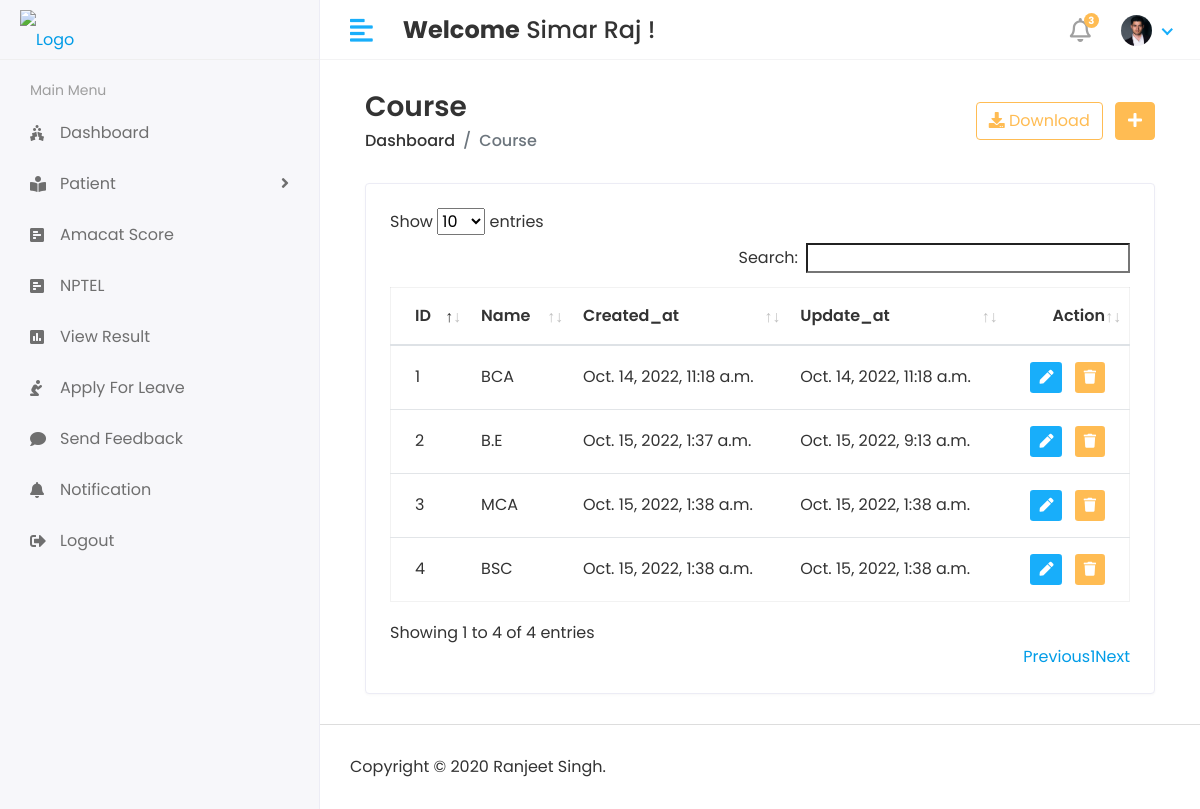
The app's page /Hod/Course/View (signed in) with its own data.
### members/models.py (models this page shows, shortened)
class CustomUser(AbstractUser):
    USER = (
        (1,'HOD'),
        (2,'STAFF'),
        (3,'STUDENT'),
    )
    user_type = models.CharField(choices=USER, max_length = 50, default = 1)
    profile_pic = models.ImageField(upload_to='media/profile_pic')

class Course(models.Model):
    name = models.CharField(max_length = 100)
    created_at = models.DateTimeField(auto_now_add = True)
    update_at = models.DateTimeField(auto_now = True)

### student_management_system/Hod_views.py (the view)
# urls.py: path('Hod/Course/View', Hod_views.VIEW_COURSE, name = 'view_course'),
@login_required(login_url='/')
def VIEW_COURSE(request):
    course = Course.objects.all()
    context = {
        'course': course
    }
    return render(request, 'Hod/view_course.html',context)

### templates/Hod/view_course.html (shortened to what this page needs)
{% extends 'base.html' %}
{% block content %}
<div class="content container-fluid">
    <div class="page-header">
       <div class="row align-items-center">
          <div class="col">
             <h3 class="page-title">Course</h3>
             <ul class="breadcrumb">
                <li class="breadcrumb-item"><a href="index.html">Dashboard</a></li>
                <li class="breadcrumb-item active">Course</li>
             </ul>
          </div>
          <div class="col-auto text-right float-right ml-auto">
             <a href="#" class="btn btn-outline-primary mr-2"><i class="fas fa-download"></i> Download</a>
             <a href="add-student.html" class="btn btn-primary"><i class="fas fa-plus"></i></a>
          </div>
       </div>
    </div>
    <div class="row">
       <div class="col-sm-12">
          <div class="card card-table">
             <div class="card-body">
                <div class="table-responsive">
                   <table id="table_id" class="table table-hover table-center mb-0 ">
                      <thead>
                         <tr>
                            <th>ID</th>
                            <th>Name</th>
                            <th>Created_at</th>
                            <th>Update_at</th>
                            <th class="text-right">Action</th>
                         </tr>
                      </thead>
                      <tbody>
                        {% for i in course %}
                         <tr>
                            <td>{{i.id}}</td>
                            <td>{{i.name}}</td>
                            <td>{{i.created_at}}</td>
                            <td>{{i.update_at}}</td>
                            <td class="text-right">
                               <div class="actions">
                                  <a href="{% url 'edit_course' i.id %}" class="btn btn-sm bg-success-light mr-2">
                                  <i class="fas fa-pen"></i>
                                  </a>
                                  <a href="{% url 'delete_course' i.id %}" class="btn btn-sm bg-danger-light">
                                  <i class="fas fa-trash"></i>
                                  </a>
                               </div>
                            </td>
                         </tr>
                         {% endfor %}
                      </tbody>
                   </table>
                </div>
             </div>
          </div>
       </div>
    </div>
 </div>
{% endblock content %}

### templates/includes/header.html (shortened to what this page needs)
{% load static %}
<div class="header">
    <div class="header-left">
       <a href="index.html" class="logo">
       <img src="{% static 'assets/img/sistec_logo.png' %}" alt="Logo">
       </a>
    </div>
    <a href="javascript:void(0);" id="toggle_btn">
    <i class="fas fa-align-left"></i>
    </a>
    <div class="top-nav-search mt-3">
       <h4><strong>Welcome</strong>&nbsp;<span>{{user.first_name}} {{ user.last_name }}</span>&nbsp;!</h4>
    </div>
    <ul class="nav user-menu">
       <li class="nav-item dropdown noti-dropdown">
          <a href="#" class="dropdown-toggle nav-link" data-toggle="dropdown">
          <i class="far fa-bell"></i> <span class="badge badge-pill">3</span>
          </a>
       </li>
       <li class="nav-item dropdown has-arrow">
          <a href="#" class="dropdown-toggle nav-link" data-toggle="dropdown">
          <span class="user-img"><img class="rounded-circle" src="{% static '/assets/img/profiles/avatar-03.jpg' %}" width="31" ></span>
          </a>
       </li>
    </ul>
 </div>

### static/assets/css/style.css (style rules this page uses)
html { height: 100%; }
body { background-color: #fff; color: #333; font-family: 'Poppins', sans-serif; font-size: 1rem; height: 100%; line-height: 1.5; overflow-x: hidden; }
h1, h2, h3, h4, h5, h6 { font-family: 'Poppins', sans-serif; margin-top: 0; }
a { color: #009ce7; }
input, button, a { transition: all 0.4s ease; -moz-transition: all 0.4s ease; -o-transition: all 0.4s ease; -ms-transition: all 0.4s ease; -webkit-transition: all 0.4s ease; }
ul, ol { padding: 0px; list-style: none; }
.table { color: #333; max-width: 100%; margin-bottom: 0; width: 100%; }
.table.dataTable { border-collapse: collapse !important; border: 1px solid rgba(0, 0, 0, 0.05); }
.table thead tr th { font-weight: 600; }
.table tbody tr { border-bottom: 1px solid rgba(0, 0, 0, 0.05); }
.table.table-center td, .table.table-center th { vertical-align: middle; }
.card-table .card-body .table > thead > tr > th { border-top: 0; }
.card-table .card-body .table tr td:first-child, .card-table .card-body .table tr th:first-child { padding-left: 1.5rem; }
.card-table .card-body .table tr td:last-child, .card-table .card-body .table tr th:last-child { padding-right: 1.5rem; }
.card-table .table td, .card-table .table th { border-top: 1px solid #e2e5e8; padding: 1rem 0.75rem; white-space: nowrap; }
.btn-primary { background-color: #FFBC53; border: 1px solid #FFBC53; }
.btn-outline-primary { color: #FFBC53; border-color: #FFBC53; }
.card { border: 1px solid #ececf5; box-shadow: 0 1px 3px 0 rgba(0, 0, 0, 0.03); margin-bottom: 1.875rem; }
.card-body { padding: 1.5rem; }
.bg-danger-light { background-color:#FFBC53 !important; color:#fff !important; }
.bg-success-light { background-color: #18aefa; color: #fff; }
.header { background-color: #fff; border-bottom: 1px solid #f3f3f4; left: 0; position: fixed; right: 0; top: 0; z-index: 1001; height: 60px; }
.header .header-left { float: left; height: 60px; padding: 0 20px; position: relative; width: 320px; z-index: 1; transition: all 0.2s ease-in-out; background-color: #f7f7fa; border-bottom: 1px solid #efefef; border-right: 1px solid #ececf5; display: flex; align-items: center; }
.header .header-left .logo { display: inline-block; line-height: 60px; }
.header .header-left .logo img { max-height: 40px; width: auto; }
.header .dropdown-toggle:after { display: none; }
.header .has-arrow .dropdown-toggle:after { border-top: 0; border-left: 0; border-bottom: 2px solid #18aefa; border-right: 2px solid #18aefa; content: ''; height: 8px; display: inline-block; pointer-events: none; -webkit-transform-origin: 66% 66%; -ms-transform-origin: 66% 66%; transform-origin: 66% 66%; -webkit-transform: rotate(45deg); -ms-transform: rotate(45deg); transform: rotate(45deg); -webkit-transition: all 0.15s ease-in-out; transition: all 0.15s ease-in-out; width: 8px; vertical-align: 0px; }
.user-menu { float: right; margin: 0; position: relative; z-index: 99; padding-right: 15px; }
.user-menu.nav > li > a { color: #a0a0a0; font-size: 14px; line-height: 58px; padding: 0 15px; height: 60px; }
.user-img { margin-right: 3px; position: relative; }
.top-nav-search { float: left; margin-left: 15px; }
.page-header { margin-bottom: 1.875rem; }
.page-header .breadcrumb { background-color: transparent; color: #6c757d; font-size: 1rem; font-weight: 500; margin-bottom: 0; padding: 0; }
.page-header .breadcrumb a { color: #333; }
.page-title { font-size: 28px; font-weight: 600; color: #333; margin-bottom: 5px; }
.user-menu.nav > li > a .badge { background-color: #FFBC53; display: block; font-size: 10px; font-weight: bold; height: 15px; width: 15px; position: absolute; right: 7px; top: 13px; color: #fff; padding: 3px; }
.user-menu.nav > li > a > i { font-size: 1.5rem; line-height: 60px; }
@media (min-width: 992px) { #toggle_btn { align-items: center; color: #18aefa; display: inline-flex; float: left; font-size: 26px; height: 60px; justify-content: center; margin-left: 15px; padding: 0 15px; } }

### records on screen
CustomUser: first_name "Simar", last_name "Raj"
Course: id "1", name "BCA", created_at "Oct. 14, 2022, 11:18 a.m.", update_at "Oct. 14, 2022, 11:18 a.m."
Course: id "2", name "B.E", created_at "Oct. 15, 2022, 1:37 a.m.", update_at "Oct. 15, 2022, 9:13 a.m."
Course: id "3", name "MCA", created_at "Oct. 15, 2022, 1:38 a.m.", update_at "Oct. 15, 2022, 1:38 a.m."
Course: id "4", name "BSC", created_at "Oct. 15, 2022, 1:38 a.m.", update_at "Oct. 15, 2022, 1:38 a.m."
